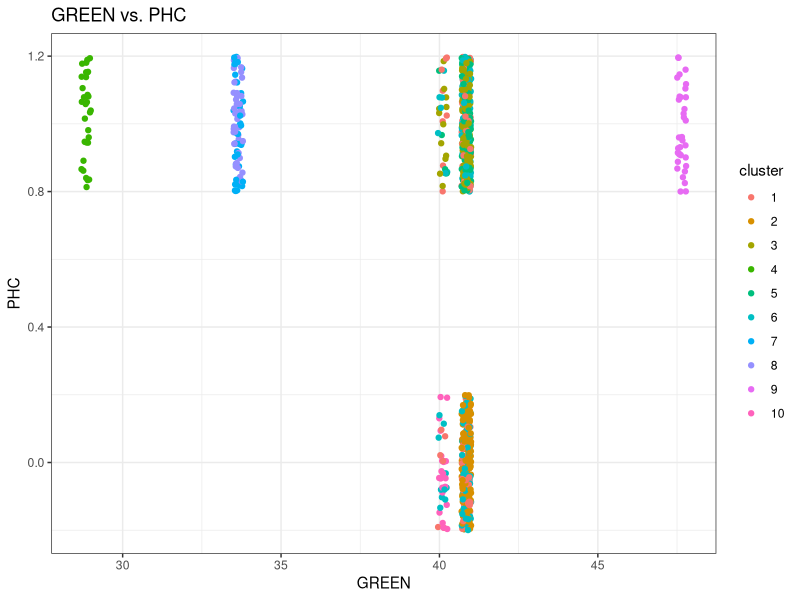
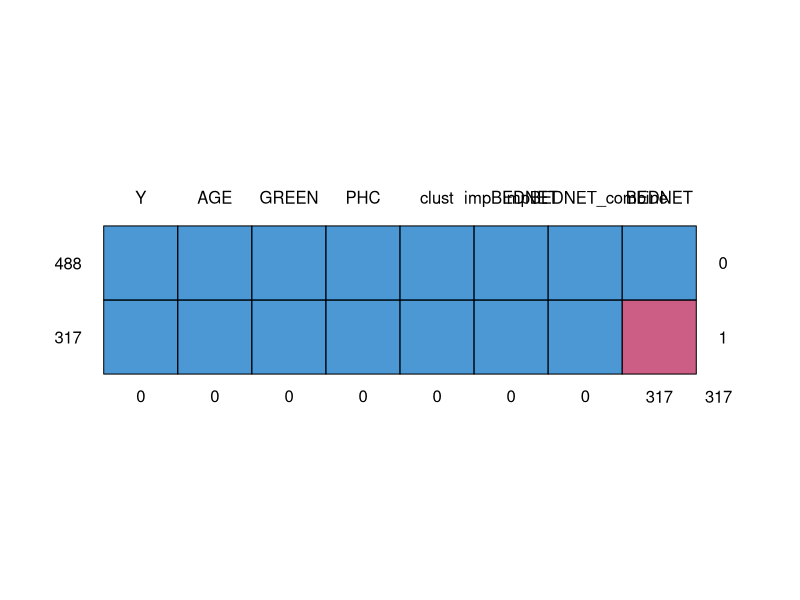

Write R code to recreate these figures, in order.
## ---- chunk 1
knitr::opts_chunk$set(fig.width=5, fig.height=3) 
library(mice)
library(dplyr)
library(knitr)
library(ggplot2)
library(cluster)
#read in the data set
gambia <-read.csv("gambiaMissing.csv")
## ---- chunk 2
code4kids <- NULL
for( i in 1:100) {
  gambia <-read.csv("gambiaMissing.csv")
  g_cluster <- kmeans(gambia[,-c(1,3)], 10, nstart = 20)
  gambia$clust <- g_cluster$cluster #add a column with clusters
  gambia <- gambia %>% group_by(clust) %>% mutate(impBEDNET = as.numeric((mean(BEDNET, na.rm = T) >= 0.5))) %>% group_by(clust) %>% mutate(impBEDNET_combine = ifelse(is.na(BEDNET), as.numeric((mean(BEDNET, na.rm = T) >= 0.5)), BEDNET))
  ind = which(!is.na(gambia$BEDNET))
  
    #Split into training and test
    training = sample_frac(gambia, .7) #Split into a training
    training_samp = as.numeric(row.names(training))
    test = gambia[-training_samp, ] #Get the test set
  
  TrMC = glm(data = training, Y ~ AGE + GREEN + PHC + impBEDNET_combine, family = "binomial")
  pred.val.c = round(predict(TrMC, test, type = "response"))
  code4kids <- rbind(code4kids, mean(test$Y == pred.val.c))
}

## ---- chunk 3
#clustering graph
ggplot(gambia, aes(jitter(GREEN), jitter(PHC), color = as.factor(g_cluster$cluster))) + xlab("GREEN") + ylab("PHC") + geom_point() + ggtitle("GREEN vs. PHC") + labs(color='cluster') + theme_bw()

## ---- chunk 4
sum(is.na(gambia$BEDNET))/nrow(gambia) #More diagnostics; just checking missing
#data 
for (col in 1:ncol(gambia)){
  print(sum(is.na(gambia[, col]))/nrow(gambia))
}
md.pattern(gambia)
FirstRun = mice(data = gambia, m = 5, meth = "pmm", maxit = 5, printFlag = F) #First imputation
Bednet_Imputations = FirstRun$imp$BEDNET #Get the imputed columns


## ---- chunk 5
#Impute data, fit model, generate parameter estimates 
TEST_ACCURACY <- NULL
for(i in 1:100) {
  FirstRun = mice(data = gambia, m = 5, meth = "pmm", maxit = 5, printFlag = F) #First imputation
  Bednet_Imputations = FirstRun$imp$BEDNET
  #Append imputed columns to the gambia data set
  gambia$Imp1 = gambia$BEDNET
  gambia$Imp1[-ind] = Bednet_Imputations[,1]
  
  gambia$Imp2 = gambia$BEDNET
  gambia$Imp2[-ind] = Bednet_Imputations[,2]
  
  gambia$Imp3 = gambia$BEDNET
  gambia$Imp3[-ind] = Bednet_Imputations[,3]
  
  gambia$Imp4 = gambia$BEDNET
  gambia$Imp4[-ind] = Bednet_Imputations[,4]
  
  gambia$Imp5 = gambia$BEDNET
  gambia$Imp5[-ind] = Bednet_Imputations[,5]
  
  
  #Split into training and test
  training = sample_frac(gambia, .7) #Split into a training
  training_samp = as.numeric(row.names(training))
  test = gambia[-training_samp, ] #Get the test set
  #Construct 5 models on the training data
  TrM1 = glm(data = training, Y ~ AGE + GREEN + PHC + Imp1, family = "binomial")
  TrM2 = glm(data = training, Y ~ AGE + GREEN + PHC + Imp2, family = "binomial")
  TrM3 = glm(data = training, Y ~ AGE + GREEN + PHC + Imp3, family = "binomial")
  TrM4 = glm(data = training, Y ~ AGE + GREEN + PHC + Imp4, family = "binomial")
  TrM5 = glm(data = training, Y ~ AGE + GREEN + PHC + Imp5, family = "binomial")
  
  #Need to predict
  pred.val.1 = round(predict(TrM1, test, type = "response"))
  pred.val.2 = round(predict(TrM2, test, type = "response"))
  pred.val.3 = round(predict(TrM3, test, type = "response"))
  pred.val.4 = round(predict(TrM4, test, type = "response"))
  pred.val.5 = round(predict(TrM5, test, type = "response"))
  
  y_true <- test$Y
TEST_ACCURACY <- rbind(TEST_ACCURACY, c(mean(y_true == pred.val.1), mean(y_true == pred.val.2), mean(y_true == pred.val.3), mean(y_true == pred.val.4), mean(y_true == pred.val.5)))  
}

apply(TEST_ACCURACY, 2, mean)
## ---- chunk 6
TEST_ACCURACY2 <- NULL
for(i in 1:100) {
  FirstRun2 = mice(data = gambia, m = 5, meth = "norm", maxit = 5, printFlag = F) #First imputation
  Bednet_Imputations2 = FirstRun2$imp$BEDNET
  #Append imputed columns to the gambia data set
  gambia$Imp11 = gambia$BEDNET
  gambia$Imp11[-ind] = Bednet_Imputations2[,1]
  
  gambia$Imp21 = gambia$BEDNET
  gambia$Imp21[-ind] = Bednet_Imputations2[,2]
  
  gambia$Imp31 = gambia$BEDNET
  gambia$Imp31[-ind] = Bednet_Imputations2[,3]
  
  gambia$Imp41 = gambia$BEDNET
  gambia$Imp41[-ind] = Bednet_Imputations2[,4]
  
  gambia$Imp51 = gambia$BEDNET
  gambia$Imp51[-ind] = Bednet_Imputations2[,5]
  
  
  #Split into training and test
  training2 = sample_frac(gambia, .7) #Split into a training
  training_samp2 = as.numeric(row.names(training))
  test2 = gambia[-training_samp2, ] #Get the test set
  #Construct 5 models on the training data
  TrM12 = glm(data = training2, Y ~ AGE + GREEN + PHC + Imp11, family = "binomial")
  TrM22 = glm(data = training2, Y ~ AGE + GREEN + PHC + Imp21, family = "binomial")
  TrM32 = glm(data = training2, Y ~ AGE + GREEN + PHC + Imp31, family = "binomial")
  TrM42 = glm(data = training2, Y ~ AGE + GREEN + PHC + Imp41, family = "binomial")
  TrM52 = glm(data = training2, Y ~ AGE + GREEN + PHC + Imp51, family = "binomial")
  
  #Need to predict
  pred.val.11 = round(predict(TrM12, test2, type = "response"))
  pred.val.21 = round(predict(TrM22, test2, type = "response"))
  pred.val.31 = round(predict(TrM32, test2, type = "response"))
  pred.val.41 = round(predict(TrM42, test2, type = "response"))
  pred.val.51 = round(predict(TrM52, test2, type = "response"))
  
  y_true <- test$Y
TEST_ACCURACY2 <- rbind(TEST_ACCURACY2, c(mean(y_true == pred.val.11), mean(y_true == pred.val.21), mean(y_true == pred.val.31), mean(y_true == pred.val.41), mean(y_true == pred.val.51)))  
}

apply(TEST_ACCURACY2, 2, mean)
## ---- chunk 7
FirstTrial = glm(data = gambia, Y ~ AGE + GREEN + PHC + Imp51, family = "binomial")
summary(FirstTrial)
